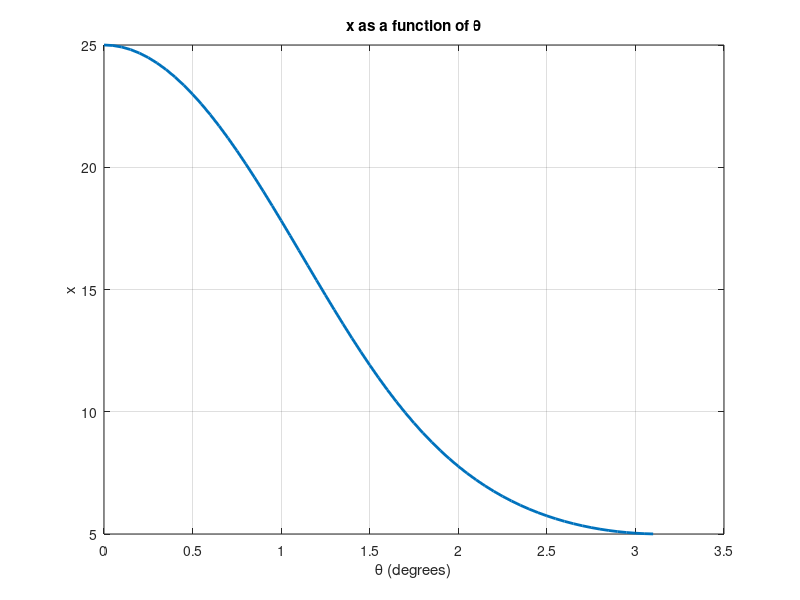

Source code (MATLAB):
clear all;
OA = 10; % 曲柄长度 mm
AB = 15;% 连杆长度 mm
omega = 10; % 曲柄角速度 rad/s
detaTime = 0.005;% 时间间隔s
t = 0:detaTime:(pi/omega);% 时间 s
n = length(t);% 数据个数
thetas = zeros(1,n);% 曲柄转角
xSlide = zeros(1,n);% 滑块位移 mm
for iterTime = 1:n
    thetas(iterTime) = omega*t(iterTime);
    theta = thetas(iterTime);
    xSlide(iterTime) = OA*cos(theta) + (AB*AB - OA*OA*sin(theta)*sin(theta))^0.5;   
end

plot(thetas, xSlide, 'LineWidth', 2);
xlabel('\theta (degrees)');
ylabel('x');
title('x as a function of \theta');
grid on;

